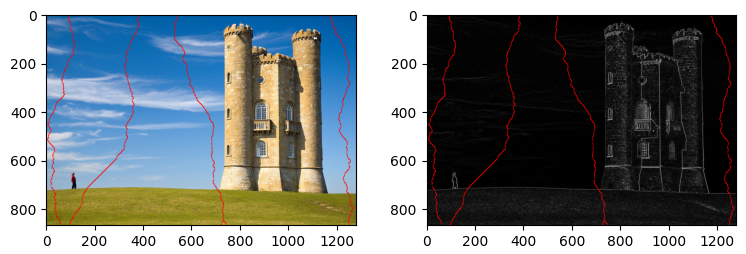
#> input picture Images/download (3).png, 746 x 254 px
$ python -i surprise.py   (imports and definitions only)
#> lines starting #> are read from the running program, lines starting #| are printed output that depends on the picture
import numpy as np
import cv2
import numba

@numba.jit
# Brigthens the R, G, and B values of the image by a random exponential factor above 0.5 and below 1
def brighten(image):
  result = image.copy()
  factor = np.random.rand(3) / 2 + 0.5
  r_norm = result[:,:,0] / 255.0
  g_norm = result[:,:,1] / 255.0
  b_norm = result[:,:,2] / 255.0

  result[:,:,0] = ((r_norm ** factor[0]) * 255).astype(int)
  result[:,:,1] = ((g_norm ** factor[1]) * 255).astype(int)
  result[:,:,2] = ((b_norm ** factor[2]) * 255).astype(int)
  return result

@numba.jit
# Applies a randomly sized Gaussian blur from values 11, to 21
def blur(image):
  factor = int(np.random.rand() * 5) * 2 + 11
  result = image.copy()
  result = cv2.GaussianBlur(result, (factor, factor), 0)
  return result

@numba.jit
# Applies a random saturation multiplcation factor from 1 to 11
def resaturate(image):
  factor = np.random.rand() * 10 + 1
  result = image.copy()
  result = cv2.cvtColor(result, cv2.COLOR_BGR2HSV).astype('float32')
  s = result[:,:,1] * factor
  result[:,:,1] = np.clip(s, 0, 255)
  result = cv2.cvtColor(result.astype('uint8'), cv2.COLOR_HSV2BGR)
  return result

@numba.jit
# Randomly chooses whether to add gaussian noise, salt and pepper noise, or Poisson noise
def noise(image):
  choice = int(np.random.rand() * 3)
  result = image.copy()
  result = result / 255
  if(choice == 0): return ((result + result * np.random.normal(0, 0.01, result.shape).reshape(result.shape)) * 255).astype('uint8')
  elif(choice == 1):
    r, c, ch = result.shape
    return ((result + result * np.random.randn(r, c, ch).reshape(result.shape)) * 255).astype('uint8')
  elif(choice == 2): return (np.random.poisson(result) * 255).astype('uint8')

def deep_fry(image):
  result = image.copy()
  return noise(resaturate(blur(brighten(result))))

>>> import cv2
>>> picture = cv2.imread('../Images/download (3).png')
#> picture is the input picture: shape (254, 746, 3); mean B, G, R 130, 127.3, 119.3
>>> result = deep_fry(picture)
#> in deep_fry, `return noise(resaturate(blur(brighten(result))))`:
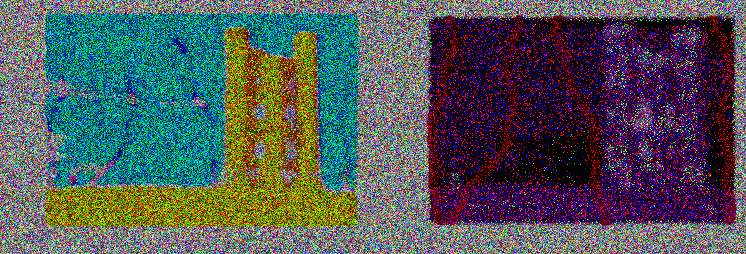
#> returned value: shape (254, 746, 3); mean of channels 0, 1, 2 85.5, 84.7, 76.5; drawn as B, G, R
